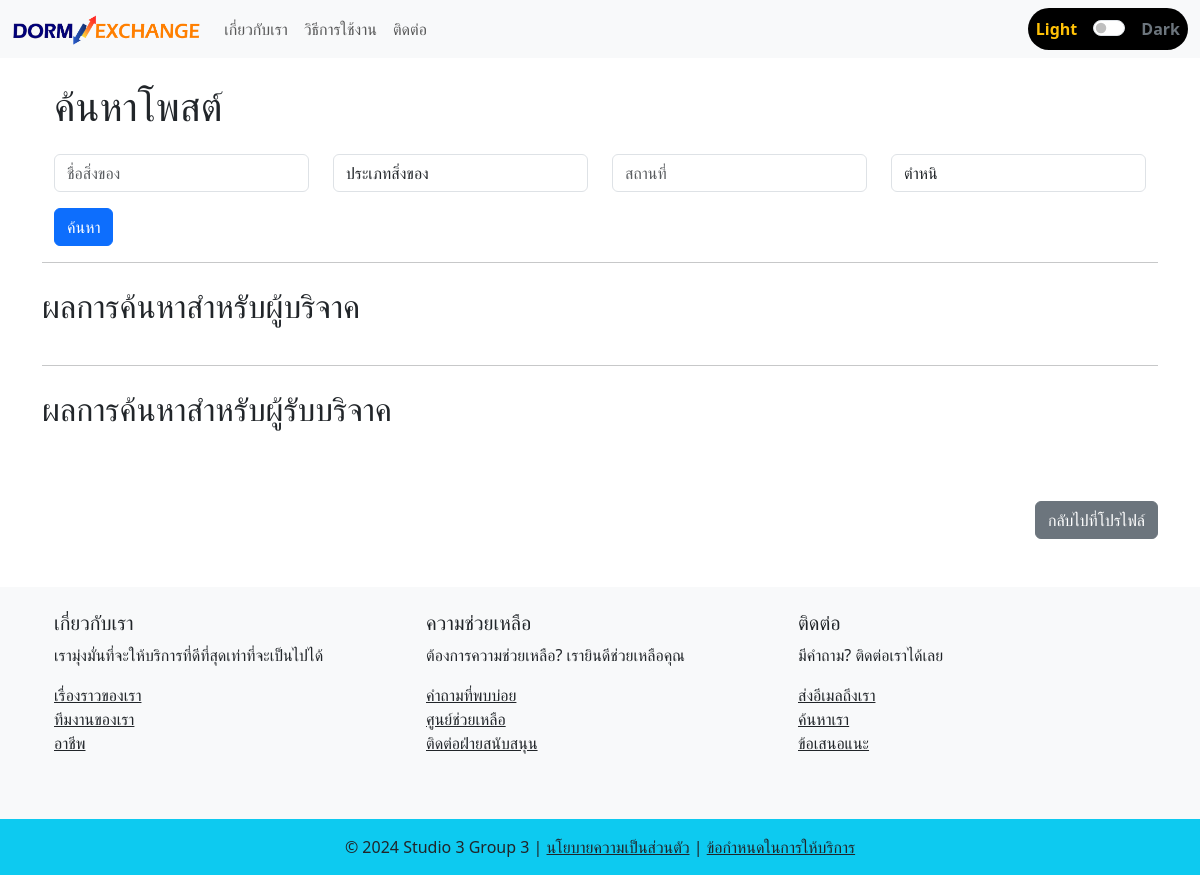
The app's page /search/5 (signed in), older data.
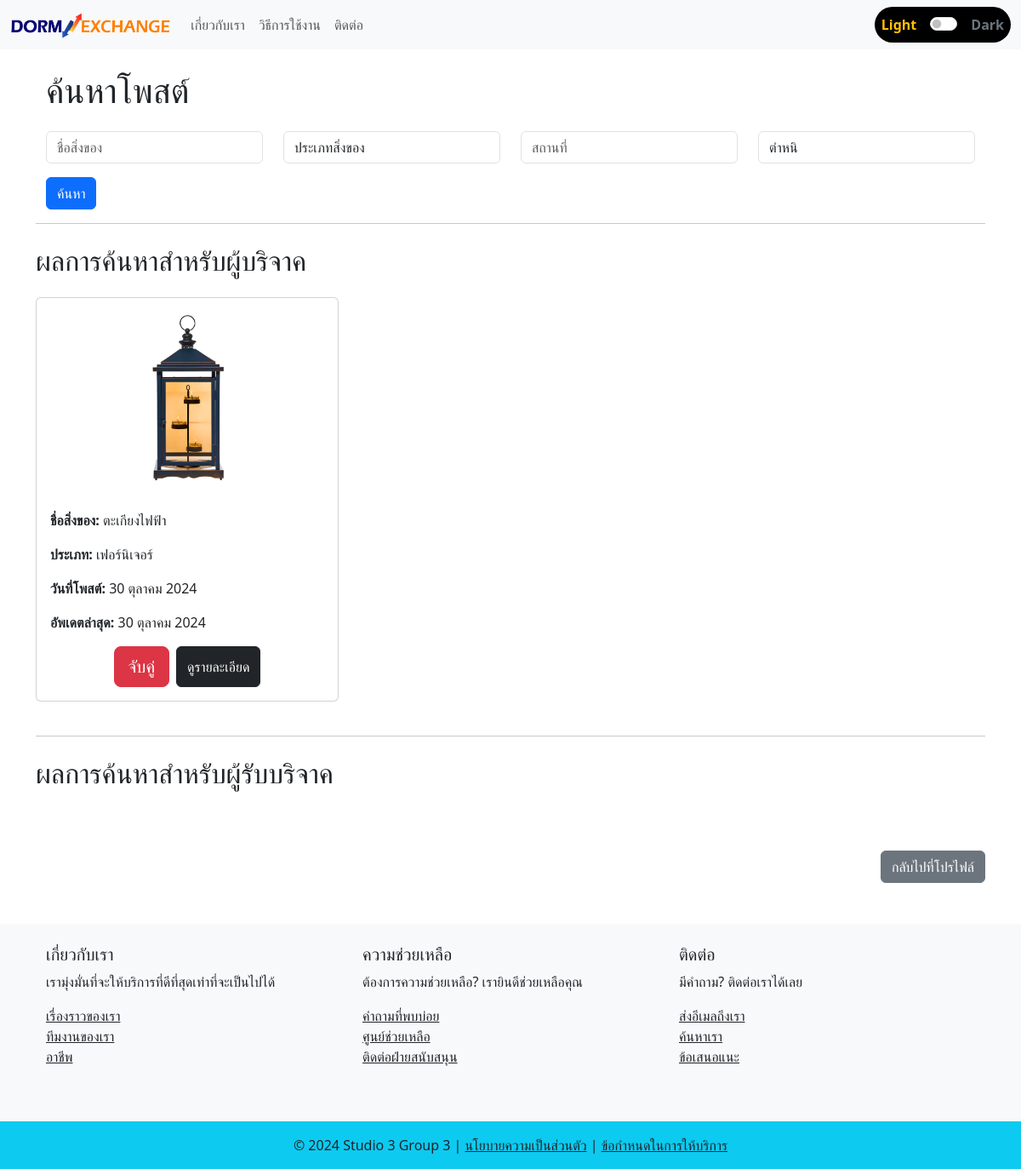
The same page, newer data.
### myapp/models.py (models this page shows, shortened)
class PostGiver(models.Model):
    post_ID = models.AutoField(primary_key=True)
    stuff_name = models.CharField(max_length=50)
    categories = models.CharField(max_length=50, choices=CATEGORIES)
    stuff_picture = models.ImageField(upload_to="stuff_picture/", blank=True, null=True)
    description = models.TextField()
    defect = models.CharField(max_length=50, choices=DEFECT)
    user_profile = models.ForeignKey(UserProfile, on_delete=models.CASCADE)
    place = models.TextField()
    date_limit = models.DateField()
    created_at = models.DateTimeField(default=timezone.now)
    updated_at = models.DateTimeField(auto_now=True)
    is_matched = models.BooleanField(default=False)
    is_confirm = models.BooleanField(default=False)

### myapp/views.py (the view)
# urls.py: path('search/<int:id>', views.search_posts, name='search_posts'),
def search_posts(request, id):
    CATEGORIES = [
    ("หนังสือ", "หนังสือ"),
    ("เครื่องครัว", "เครื่องครัว"),
    ("อุปกรณ์เสริมสวย", "อุปกรณ์เสริมสวย"),
    ("เครื่องใช้ไฟฟ้า", "เครื่องใช้ไฟฟ้า"),
    ("เฟอร์นิเจอร์", "เฟอร์นิเจอร์"),
    ("อุปกรณ์สำหรับสัตว์เลี้ยง", "อุปกรณ์สำหรับสัตว์เลี้ยง"),
    ("เสื้อผ้า", "เสื้อผ้า"),
    ]
    DEFECT = [
        ("ไม่มี", "ไม่มี"),
        ("น้อย", "น้อย"),
        ("ปานกลาง", "ปานกลาง"),
        ("มาก", "มาก"),
    ]
    query = request.GET.get("q", "")
    category = request.GET.get("category", "")
    place = request.GET.get("place", "")
    defect = request.GET.get("defect", "")
    user_profile = request.user.profile
    giver_posts = PostGiver.objects.exclude(user_profile=user_profile)
    receiver_posts = PostReceiver.objects.exclude(user_profile=user_profile)
    if query:
        giver_posts = giver_posts.filter(stuff_name__icontains=query)
        receiver_posts = receiver_posts.filter(stuff_name__icontains=query)
    if category:
        giver_posts = giver_posts.filter(categories=category)
        receiver_posts = receiver_posts.filter(categories=category)
    if place:
        giver_posts = giver_posts.filter(place__icontains=place)
        receiver_posts = receiver_posts.filter(place__icontains=place)
    if defect:
        giver_posts = giver_posts.filter(defect=defect)
        receiver_posts = receiver_posts.filter(defect=defect)
    context = {
        "user_profile":user_profile,
        "query": query,
        "category": category,
        "place": place,
        "defect": defect,
        "giver_posts": giver_posts,
        "receiver_posts": receiver_posts,
        "user_profile": user_profile,
        "CATEGORIES": CATEGORIES,
        "DEFECT": DEFECT,
    }
    return render(request, "myweb/search_posts.html", context)

### myapp/templatetags/form_tags.py (called while the page is built)
@register.filter
def date_thai(date):
    if not date:
        return ""
    return f"{date.day} {MONTHS_TH[date.month - 1]} {date.year}"

### myapp/templates/myweb/search_posts.html (shortened to what this page needs)
{% extends 'myweb/base.html' %}
{% load form_tags %}
{% block background_style %}
background-color: rgba(255, 255, 255);
{% endblock %}
{% block content %}
<div class="container mt-4">
    <h1>ค้นหาโพสต์</h1>
    <form method="get" action="{% url 'search_posts' user_profile.user.id %}">
        <div class="row">
            <div class="col-md-3 mt-3">
                <input type="text" name="q" placeholder="ชื่อสิ่งของ" class="form-control" value="{{ query }}">
            </div>
            <div class="col-md-3 mt-3">
                <select name="category" class="form-control">
                    <option value="">ประเภทสิ่งของ</option>
                </select>
            </div>
            <div class="col-md-3 mt-3">
                <input type="text" name="place" placeholder="สถานที่" class="form-control" value="{{ place }}">
            </div>
            <div class="col-md-3 mt-3">
                <select name="defect" class="form-control">
                    <option value="">ตำหนิ</option>
                </select>
            </div>
        </div>
        <button type="submit" class="btn btn-primary mt-3">ค้นหา</button>
    </form>
</div>
<hr>
<h2 class = "my-4">ผลการค้นหาสำหรับผู้บริจาค</h2>
<div class="row">
    {% for giver_post in giver_posts %}
        {% if not giver_post.is_matched %}
        <div class="col-md-4 mb-4">
            <div class="card">
                <div class="text-center mt-3 mb-3">
                    <img src="{{ giver_post.stuff_picture.url }}"
                    alt="Stuff Picture" class="card-img-top" style="width: 200px;">
                </div>
                <div class="card-body">
                    <p class="card-text"><strong>ชื่อสิ่งของ: </strong>{{ giver_post.stuff_name }}</p>
                    <p class="card-text"><strong>ประเภท:</strong> {{ giver_post.categories }}</p>
                    <p class="card-text"><strong>วันที่โพสต์:</strong> {{ giver_post.created_at|date_thai }}</p>
                    <p class="card-text"><strong>อัพเดตล่าสุด:</strong> {{ giver_post.updated_at|date_thai }}</p>
                    <div class="d-flex justify-content-center">
                        <a class="btn btn-danger mx-1 btn-lg" href="{% url 'send_data_receiver' giver_post.post_ID %}" title="จับคู่โพสต์นี้">จับคู่</a>
                        <button type="button" class="btn btn-dark mx-1" data-bs-toggle="modal" data-bs-target="#detailsModal{{ giver_post.post_ID }}">ดูรายละเอียด</button>
                    </div>
                </div>
            </div>
        </div>
        {% endif %}
    {% empty %}
        <p>ไม่พบประกาศที่ตรงกับการค้นหาของคุณ</p>
    {% endfor %}
</div>
<hr>
<h2 class = "my-4">ผลการค้นหาสำหรับผู้รับบริจาค</h2>
<div class="mt-5 mb-4 text-end">
    <a href="{% url 'profile' request.user.profile.id %}" class="btn btn-secondary">กลับไปที่โปรไฟล์</a>
</div>
{% endblock %}

Row changes from the older to the newer data that the page shows:
added PostGiver: stuff_picture (picture), stuff_name "ตะเกียงไฟฟ้า", categories "เฟอร์นิเจอร์", created_at "30 ตุลาคม 2024", updated_at "30 ตุลาคม 2024"
